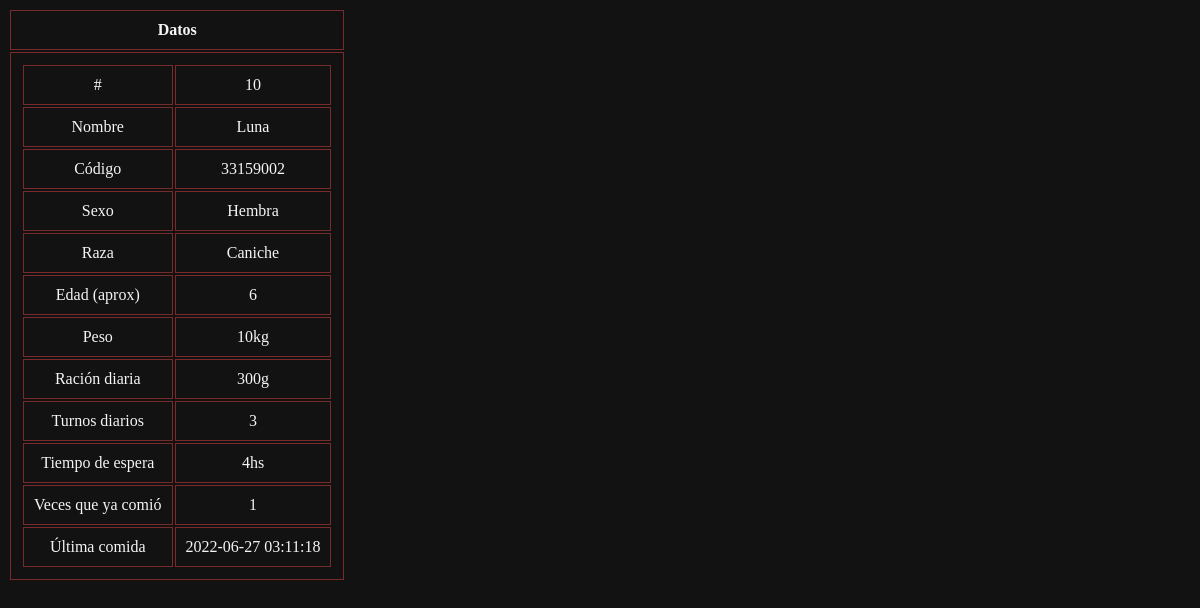
The app's page /verificado.php?id=33159002, older data.
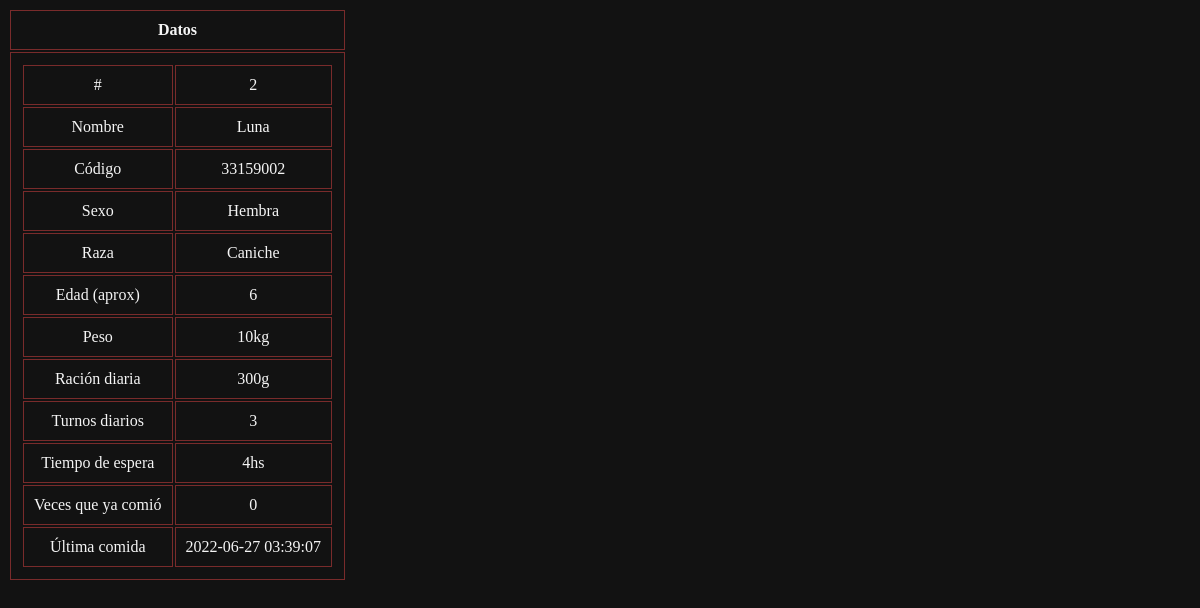
The same page, newer data.
### tables this page shows
CREATE TABLE `perros` (
  `identificador` int(11) NOT NULL,
  `id` varchar(255) NOT NULL,
  `nombre` varchar(255) NOT NULL,
  `foto` varchar(255) NOT NULL,
  `sexo` enum('Macho','Hembra') NOT NULL,
  `raza` varchar(255) NOT NULL,
  `edad` int(11) NOT NULL,
  `peso` int(11) NOT NULL,
  `racion` int(11) NOT NULL,
  `turnos` int(11) NOT NULL,
  `cooldown` int(11) NOT NULL,
  `veces` varchar(255) NOT NULL,
  `ultima` timestamp NOT NULL DEFAULT current_timestamp()
);

### verificado.php (the view, shortened to what this page needs)
<?php
    $id = null;
    if ( !empty($_GET['id'])) {
        $id = $_REQUEST['id'];
    }
    $pdo = Base::connect();
	$pdo->setAttribute(PDO::ATTR_ERRMODE, PDO::ERRMODE_EXCEPTION);
	$sql = "SELECT * FROM perros where id = ?";
	$q = $pdo->prepare($sql);
	$q->execute(array($id));
	$datos = $q->fetch(PDO::FETCH_ASSOC);
?>
<!DOCTYPE html>
<html lang="es">
<head>
	<link rel="stylesheet" href="css/temp.css">
</head>
	<body>
		<div>
			<form>
				<table>
					<tr>
						<td>
						<b>Datos</b>
					</td>
					</tr>
					<tr>
						<td>
							<table>
							<tr>
									<td>#</td>
									<td><?php echo $datos['identificador'];?></td>
								</tr>
								<tr>
									<td>Nombre</td>
									<td><?php echo $datos['nombre'];?></td>
								</tr>
								<tr>
									<td>Código</td>
									<td><?php echo $datos['id'];?></td>
								</tr>
								<tr>
									<td>Sexo</td>
									<td><?php echo $datos['sexo'];?></td>
								</tr>
								<tr>
									<td>Raza</td>
									<td><?php echo $datos['raza'];?></td>
								</tr>
								<tr>
									<td>Edad (aprox)</td>
									<td><?php echo $datos['edad'];?></td>
								</tr>
								<tr>
									<td>Peso</td>
									<td><?php echo $datos['peso'];?>kg</td>
								</tr>
								<tr>
									<td>Ración diaria</td>
									<td><?php echo $datos['racion'];?>g</td>
								</tr>
								<tr>
									<td>Turnos diarios</td>
									<td><?php echo $datos['turnos'];?></td>
								</tr>
								<tr>
									<td>Tiempo de espera</td>
									<td><?php echo $datos['cooldown'];?>hs</td>
								</tr>
								<tr>
									<td>Veces que ya comió</td>
									<td><?php echo $datos['veces'];?></td>
								</tr>
								<tr>
									<td>Última comida</td>
									<td><?php echo $datos['ultima'];?></td>
								</tr>
							</table>
						</td>
					</tr>
				</table>
			</form>
		</div>
	</body>
</html>

### css/temp.css (style rules this page uses)
body { background-color: #121212; color: whitesmoke; }
table { text-align: center; }
table th, table td { padding: 10px; border:rgb(121, 43, 43) 1px solid; }

Row changes from the older to the newer data that the page shows:
removed perros: identificador "10", nombre "Luna", id "33159002", sexo "Hembra", raza "Caniche", edad "6", peso "10", racion "300", turnos "3", cooldown "4", veces "1", ultima "2022-06-27 03:11:18"
now on this page (row edited): perros: identificador "2", nombre "Luna", id "33159002", sexo "Hembra", raza "Caniche", edad "6", peso "10", racion "300", turnos "3", cooldown "4", veces "0", ultima "2022-06-27 03:39:07"
